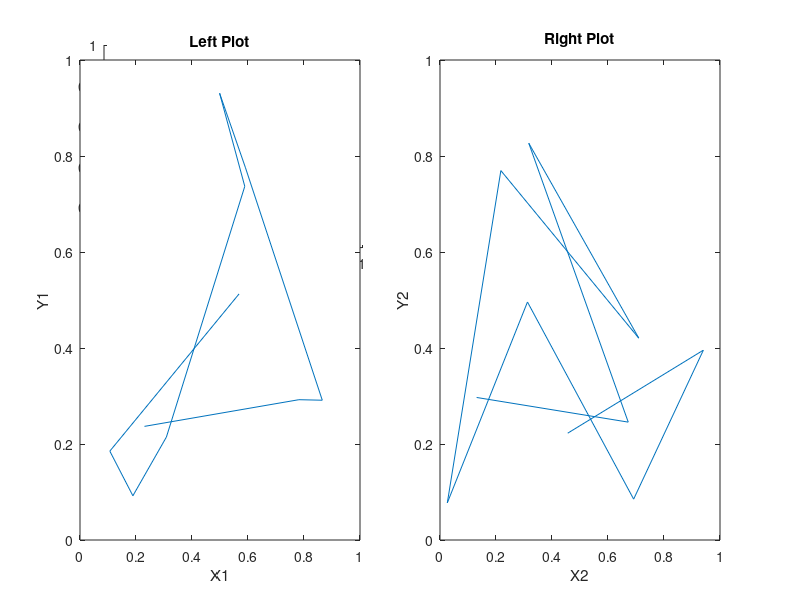

Write the MATLAB code that produced this figure.
% Create a new figure
figure;

% Create a subplot
subplot(2, 2, 1); % First subplot in a 2x2 grid

% Create two axes within the same subplot, side by side
ax1 = axes('Position', [0.1 0.1 0.35 0.8]); % Left side plot
ax2 = axes('Position', [0.55 0.1 0.35 0.8]); % Right side plot

% Plot in the left axes (ax1)
axes(ax1); % Activate the first axes
plot(rand(10,1), rand(10,1)); % Example plot 1
xlabel('X1'); ylabel('Y1');
title('Left Plot');

% Plot in the right axes (ax2)
axes(ax2); % Activate the second axes
plot(rand(10,1), rand(10,1)); % Example plot 2
xlabel('X2'); ylabel('Y2');
title('Right Plot');
